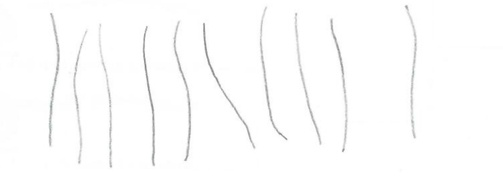
#> input picture lines/lines_1.jpg, 503 x 180 px, shrunk from 755 x 270 before the run
$ jupyter execute lines_1.ipynb
#> lines starting #> are read from the running program, lines starting #| are printed output that depends on the picture; after the words box and inside, x2 and y2 are one past the last pixel; in counts of white or black regions, pixels touching at a corner belong together
[cell 1]
import cv2 as cv
import numpy as np

# define a custom class to read filename from cv.imread
class MyImage:
    def __init__(self, img_name):
#> called with img_name = 'lines_1.jpg'
        self.img = cv.imread(img_name, cv.IMREAD_GRAYSCALE)
#> self.img: shape (180, 503); min 126, max 255, mean 252.5
        self.__name = img_name

    def __str__(self):
        return self.__name

[cell 2]
import matplotlib.pyplot as plt


def scale_calibration(img):
    # read img
    scale = cv.imread(img, cv.IMREAD_GRAYSCALE)
    # invert background
    scale = 255 - scale
    # binarize img
    _, scale_bin = cv.threshold(scale, 40, 255, cv.THRESH_BINARY)
    # get bounding rectangle to get width of the scale
    x, y, w, h = cv.boundingRect(scale_bin)
    # define calibration (known distance / distance in pixels of scale)
    calibration = 0.5 / w
    # plot bounding rectangle to debug
    plt.imshow(cv.rectangle(scale, cv.boundingRect(scale_bin), (255, 255, 0), 2))

    return calibration

[cell 3]
from plantcv import plantcv as pcv
from skimage.morphology import skeletonize


def fiberLen(img, calibration, plot=True):

    # read img
    fiber = MyImage(img)

    # store filename
    filename = str(img)

    # invert background to get white pixels on black background
    fiber = 255 - fiber.img


    plt.imshow(fiber, cmap="gray")
    plt.show()

    # dilate then erode to connect disconnected pixels
    fiber = cv.dilate(fiber, None, iterations=1)
    plt.imshow(fiber, cmap="gray")
    plt.show()
    fiber = cv.erode(fiber, None, iterations=1)
    plt.imshow(fiber, cmap="gray")
    plt.show()

    _, fiber_bin = cv.threshold(fiber, 20, 255, cv.THRESH_BINARY)
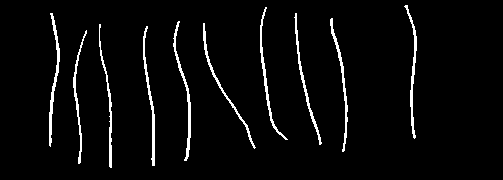
#> fiber_bin: shape (180, 503); 3.9% white in thin lines or dots, all inside (x1, y1, x2, y2) = (49, 5, 417, 168)

    # binarize img transforming pixel values to 0s and 1s
    height, width = fiber_bin.shape
#> height = 180; width = 503
    for i in range(height):
        for j in range(width):
            fiber_bin[i][j] = 1 if fiber_bin[i][j] == 255 else 0
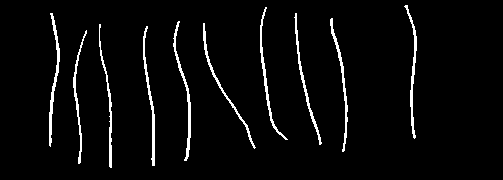
#> fiber_bin: shape (180, 503); values 0 (black) and 1 (white), 3.9% white in thin lines or dots, all inside (x1, y1, x2, y2) = (49, 5, 417, 168)

    plt.imshow(fiber_bin, cmap="gray")
    plt.show()

    fiber_skel = pcv.morphology.skeletonize(
        fiber_bin
    )  # pcv skeletonize returns 0 and 1 img / skimage skel returns True and False values

    plt.imshow(fiber_skel, cmap="gray")
    plt.show()

    # get contours
    contours, hierarchy = cv.findContours(
        fiber_skel, cv.RETR_TREE, cv.CHAIN_APPROX_SIMPLE
    )

    # get only contours of fibers (which usually will be greater than 200)
    fiber_contours = [c for c in contours if cv.arcLength(c, False) > 100]

    # initialize lists to store variables
    measurement = []
    label_coord_x = []
    label_coord_y = []

    # get contour perimeter, divide it by 2 and multiply by calibration factor
    for i, cnt in enumerate(fiber_contours):
        measurement.append(
            float(cv.arcLength(fiber_contours[i], False) / 2) * calibration
        )
        # get coordinates if plot is True
        if plot is True:
            label_coord_x.append(
                fiber_contours[i][0][0][0]
            )  # get first pixel of contours
            label_coord_y.append(
                fiber_contours[i][0][0][1]
            )  # get second pixel of contours

    # plot fiber measurements if plot is True
    if plot is True:
        fiber_copy = fiber.copy()
        # loop through measurement values
        for i, value in enumerate(measurement):
            text = "{:.2f}".format(value)
            x = label_coord_x[i]
            y = label_coord_y[i]
            # put measurement labels in image
            cv.putText(
                fiber_copy,
                text=text,
                org=(x, y),
                fontFace=cv.FONT_HERSHEY_SIMPLEX,
                fontScale=1,
                color=(255, 255, 255),
                thickness=1,
            )
        plt.imshow(fiber_copy, cmap="gray")
        plt.show()

    print(len(measurement))

    return [filename, measurement]


print(fiberLen("lines_1.jpg", 1))
#> (the call stopped at in fiberLen, `fiber_skel = pcv.morphology.skeletonize( fiber_bin )`: plantcv is not available in this run)
print(fiberLen("lines_2.jpeg", 1))
#> call 2 of fiberLen, with img = 'lines_2.jpeg', calibration = 1, plot = True
#> call 2 of __init__, with img_name = 'lines_2.jpeg'
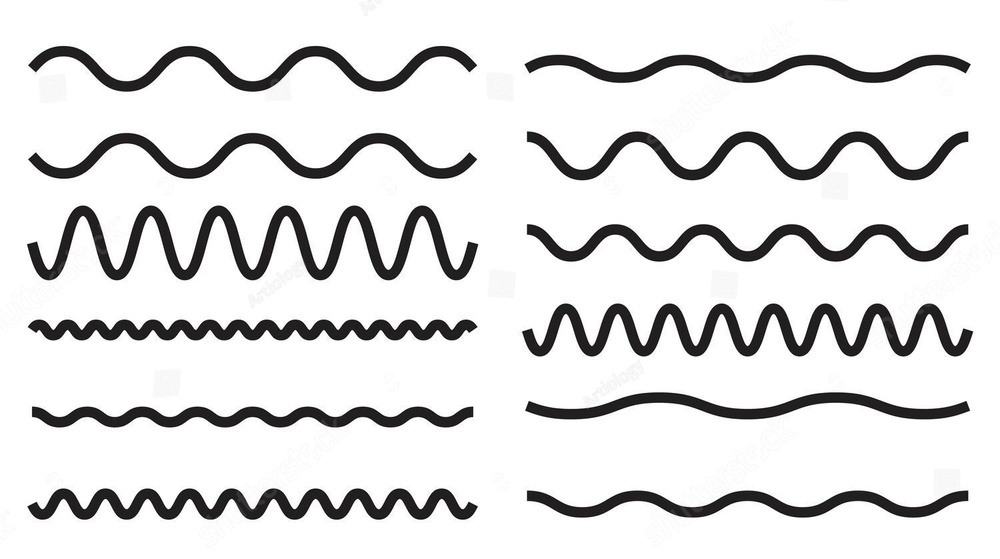
#> input picture lines/lines_2.jpeg, 1000 x 559 px, shrunk from 1500 x 838 before the run
#> in fiberLen (call 2), `fiber = 255 - fiber.img`:
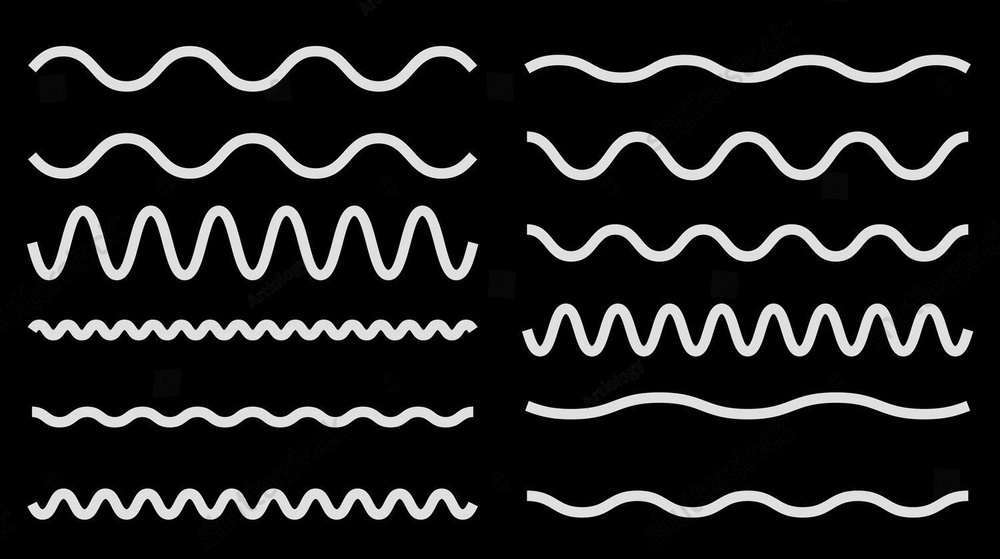
#> fiber: shape (559, 1000); min 0, max 254, mean 30.6
#> in fiberLen (call 2), `fiber = cv.dilate(fiber, None, iterations=1)`:
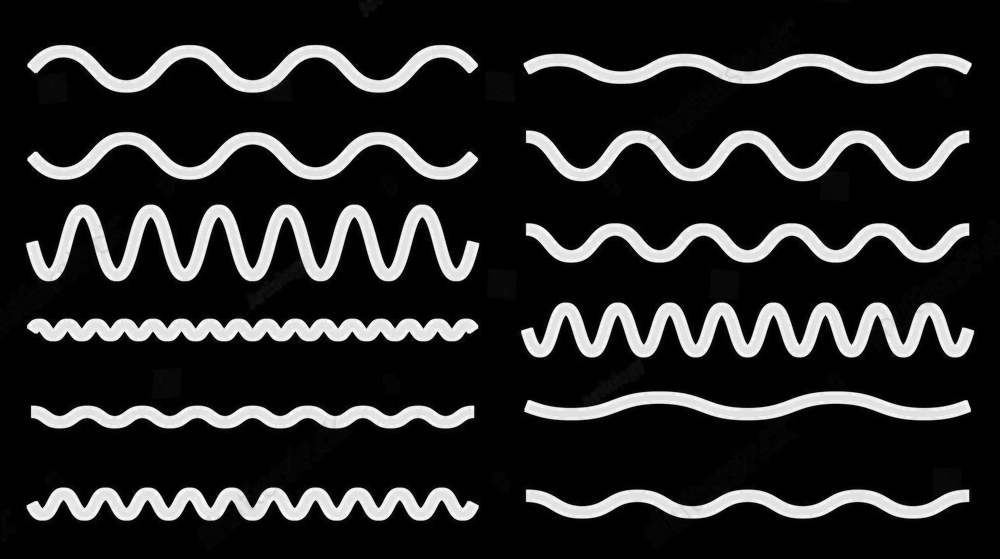
#> fiber: shape (559, 1000); min 0, max 254, mean 39.7
#> in fiberLen (call 2), `_, fiber_bin = cv.threshold(fiber, 20, 255, cv.THRESH_BINARY)`:
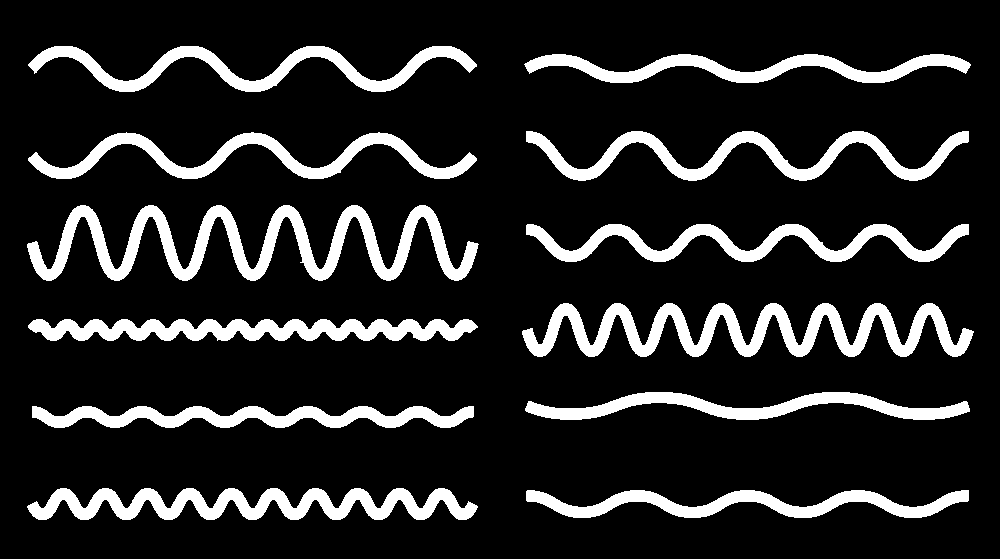
#> fiber_bin: shape (559, 1000); 14.7% white; 12 white regions, largest, box (x1, y1, x2, y2) and area: (27, 205, 479, 281) 11298, (522, 303, 974, 357) 10201, (27, 488, 478, 520) 7564
#> after the loop in fiberLen (call 2), `for i in range(height):`:
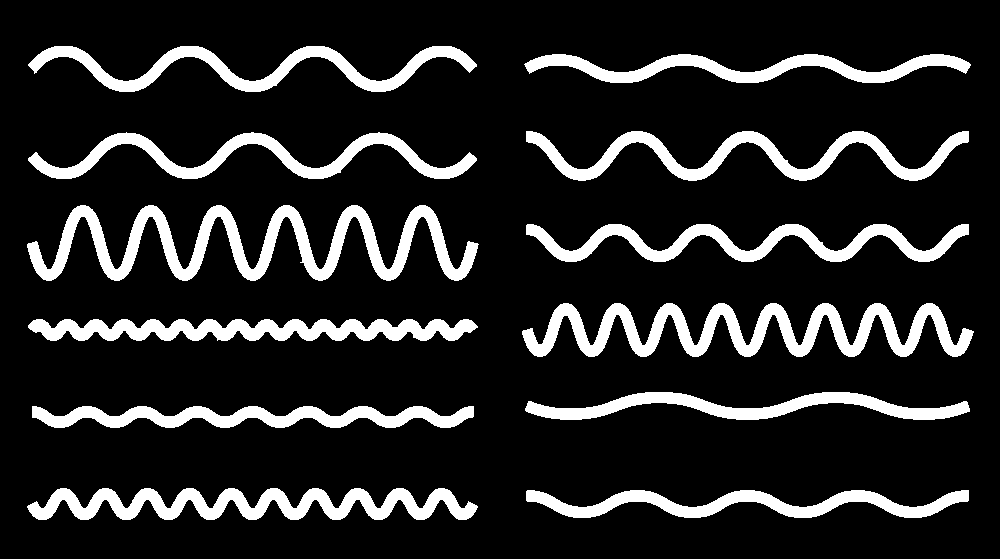
#> fiber_bin: shape (559, 1000); values 0 (black) and 1 (white), 14.7% white; 12 white regions, largest, box (x1, y1, x2, y2) and area: (27, 205, 479, 281) 11298, (522, 303, 974, 357) 10201, (27, 488, 478, 520) 7564
#> (the call stopped at in fiberLen, `fiber_skel = pcv.morphology.skeletonize( fiber_bin )`: plantcv is not available in this run)
print(fiberLen("lines_3.jpg", 1))
#> call 3 of fiberLen, with img = 'lines_3.jpg', calibration = 1, plot = True
#> call 3 of __init__, with img_name = 'lines_3.jpg'
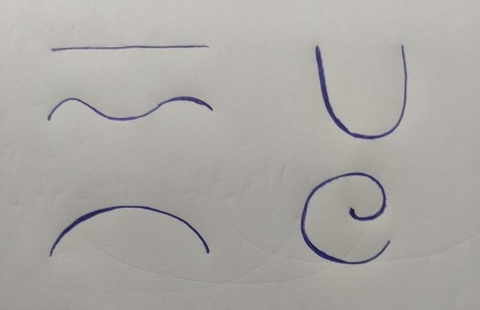
#> input picture lines/lines_3.jpg, 480 x 310 px, shrunk from 720 x 465 before the run
#> in fiberLen (call 3), `fiber = 255 - fiber.img`:
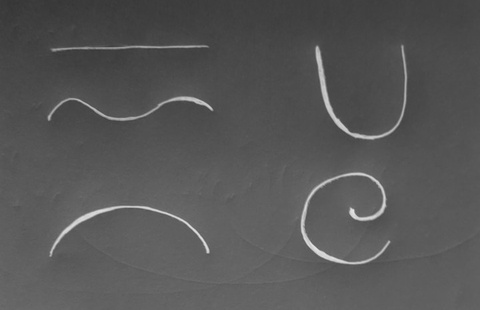
#> fiber: shape (310, 480); min 53, max 229, mean 86.2
#> in fiberLen (call 3), `fiber = cv.dilate(fiber, None, iterations=1)`:
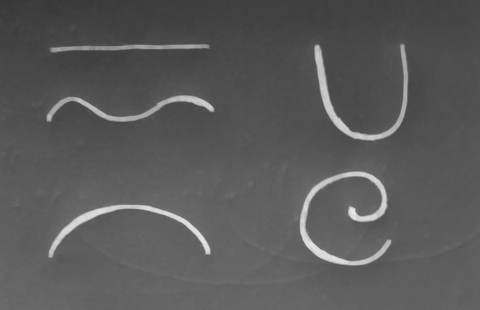
#> fiber: shape (310, 480); min 55, max 229, mean 89.4
#> in fiberLen (call 3), `_, fiber_bin = cv.threshold(fiber, 20, 255, cv.THRESH_BINARY)`: fiber_bin: shape (310, 480); every value is 255
#> after the loop in fiberLen (call 3), `for i in range(height):`: fiber_bin: shape (310, 480); every value is 1
#> (the call stopped at in fiberLen, `fiber_skel = pcv.morphology.skeletonize( fiber_bin )`: plantcv is not available in this run)
